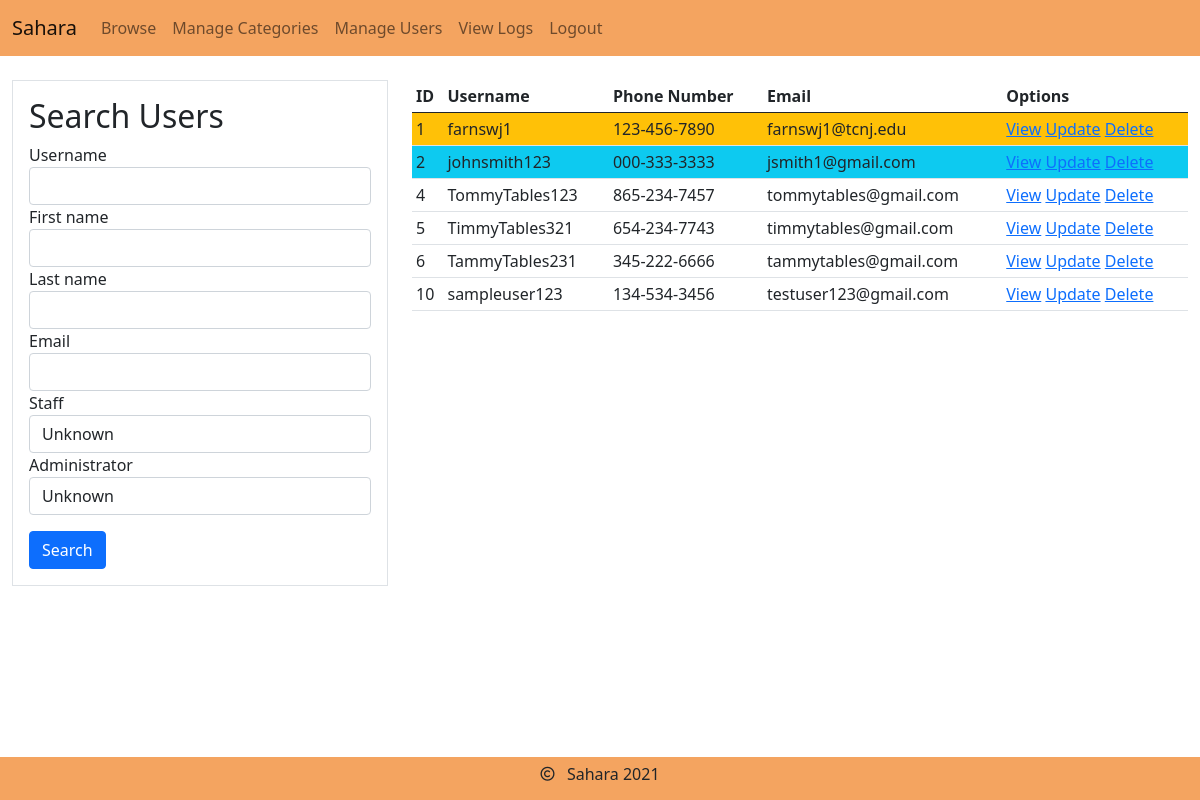
Screenshot of /users/ (signed in) with the database file from the repository.
### users/models.py (models this page shows, shortened)
class User(AbstractUser):
    phone_number = models.CharField(
        max_length=12,
        null=False,
        validators=[
            MinLengthValidator(12),
            MaxLengthValidator(12),
            RegexValidator("^\d{3}-\d{3}-\d{4}$"),
            ProhibitNullCharactersValidator()
        ]
    )
    street_address = models.CharField(
        max_length=40,
        null=False,
        validators=[
            MinLengthValidator(6),
            MaxLengthValidator(40),
            RegexValidator("^\d{1,5} [a-zA-Z0-9\. ]+$"),
            ProhibitNullCharactersValidator()
        ]
    )
    city = models.CharField(
        max_length=25,
        null=False,
        validators=[
            MinLengthValidator(2),
            MaxLengthValidator(25),
            RegexValidator("^[a-zA-Z\. -']+$"),
            ProhibitNullCharactersValidator()
        ]
    )
    state = models.CharField(
        max_length=2,
        null=True,
        choices=US_STATES,
        validators=[
            MinLengthValidator(2),
            MaxLengthValidator(2),
            RegexValidator("^[A-Z]{2}$"),
            ProhibitNullCharactersValidator()
        ]
    )
    zipcode = models.CharField(
        max_length=5,
        null=True,
        validators=[
            MinLengthValidator(5),
            MaxLengthValidator(5),
            RegexValidator("^\d{5}$"),
            ProhibitNullCharactersValidator()
        ]
    )
    class Meta:
        ordering = ("id",)

### users/views.py (the view)
# urls.py: path("", views.UserListView.as_view(), name="list"),
class UserListView(UserPassesTestMixin, FilterView):
    template_name = "users/list.html"
    queryset = User.objects.filter(is_active=True)
    context_object_name = "users"
    filterset_class = UserFilter
    paginate_by = 15
    extra_context = {"title": "List of Accounts"}
    def test_func(self):
        return self.request.user.is_superuser or self.request.user.is_staff

### users/templates/users/list.html (shortened to what this page needs)
{% extends 'base/base.html' %}
{% block content %}
    <div class="row">
        <div class="col-4">
            <div class="container border p-3">
                <h2>Search Users</h2>
                {% include "base/filter_form.html" %}
            </div>
        </div>
        <div class="col-8">
            <table class="table table-hover table-sm">
                <thead>
                    <tr>
                        <td><b>ID</b></td>
                        <td><b>Username</b></td>
                        <td><b>Phone Number</b></td>
                        <td><b>Email</b></td>
                        <td><b>Options</b></td>
                    </tr>
                </thead>
                <tbody>
                    {% for user_ in users %}
                        {% if user_.is_superuser %}
                            <tr class="bg-warning">
                        {% elif user_.is_staff %}
                            <tr class="bg-info">
                        {% else %}
                            <tr>
                        {% endif %}
                            <td>{{ user_.id }}</td>
                            <td>{{ user_.username }}</td>
                            <td>{{ user_.phone_number }}</td>
                            <td>{{ user_.email }}</td>
                            <td>
                                <a href="{% url 'users:detail' user_.id %}">View</a>
                                {% if user.is_superuser %}
                                    <a href="{% url 'users:update' user_.id %}">Update</a>
                                    <a href="{% url 'users:delete' user_.id %}">Delete</a>
                                {% endif %}
                            </td>
                        </tr>
                    {% endfor %}
                </tbody>
            </table>
        </div>
    </div>
{% endblock content %}

### rows the page displays
User: id "1", username "farnswj1", phone_number "123-456-7890", email "farnswj1@tcnj.edu", is_superuser "Update"
User: id "2", username "johnsmith123", phone_number "000-333-3333", email "jsmith1@gmail.com"
User: id "4", username "TommyTables123", phone_number "865-234-7457", email "tommytables@gmail.com"
User: id "5", username "TimmyTables321", phone_number "654-234-7743", email "timmytables@gmail.com"
User: id "6", username "TammyTables231", phone_number "345-222-6666", email "tammytables@gmail.com"
User: id "10", username "sampleuser123", phone_number "134-534-3456", email "testuser123@gmail.com"
